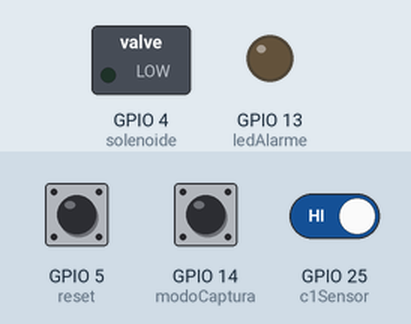
The sketch below on a simulated ESP32. Parts: switched loads named in the sketch (green lamp = pin HIGH), output pins drawn as LEDs (lit = HIGH). The inputs (shaded band) are chosen by the test bench; at power-on: GPIO 5 (reset) HIGH, GPIO 14 (modoCaptura) HIGH, GPIO 25 (c1Sensor) HIGH. WiFi joins after 1.5 s; servers stay silent unless stated; what the sketch prints to the serial monitor is not drawn.

Above: at 3.3 s.
3.4 s: GPIO 5 (reset) pulled LOW for 0.15 s
At 3.8 s:
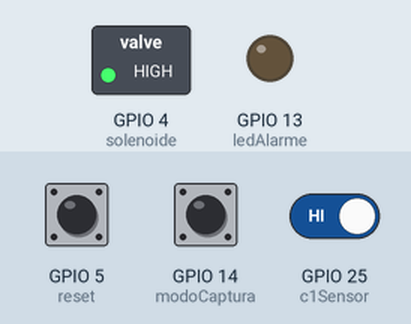
10.4 s: GPIO 14 (modoCaptura) pulled LOW for 3.2 s
Timing chart, 0 to 13.4 s (numbered marks = the images above; inputs shaded):
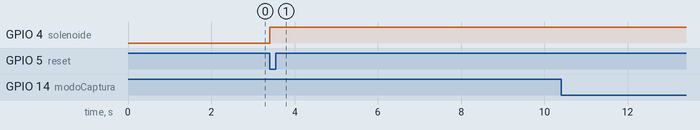

The sketch:

MedidorConsumoAgua_v.ino
```cpp
#include <WiFi.h>
#include <Firebase_ESP_Client.h>
// Provide the token generation process info.
#include "addons/TokenHelper.h"
// Provide the RTDB payload printing info and other helper functions.
#include "addons/RTDBHelper.h"
#define WIFI_SSID "Douglas-Laptop"
#define WIFI_PASSWORD "87654321abc"

//Configurações do Firebase
#define API_KEY "AIzaSyD9SNWF_myOtm6w-AkrywTuAXGIy58z8sY"
#define USER_EMAIL "edson.matos2@senaisp.edu.br"
#define USER_PASSWORD "edson123"
#define DATABASE_URL "https://aquablock-49d08-default-rtdb.firebaseio.com/"

// Defininção dos objetos do Firebase
FirebaseData fbdo;
FirebaseData stream;
FirebaseAuth auth;
FirebaseConfig config;

// Path do bando de dados medications
String listenerPath = "aquabox/commands/";
String measuringRef = "aquabox/measurement/";
#define c1Sensor 25
#define modoCaptura 14
#define solenoide 4
#define reset 5
#define ledAlarme 13

double flow; //Liters of passing water volume
unsigned long pulse_freq;
unsigned long lastTime;
unsigned long lastTimeAlarme;
double consumoPadrao[6];
double consumoReal[6];
double desvios[6];
int contador = 0;
double fluxoHi = 30;
double fluxoHiHi = 80;
double desvio = 1;
bool ultimoEstadoAlarme = false;
int tempoDeVarredura = 10000;
int tempoTemporizador = 0;
bool alarme = false;
bool inicio = true;
bool estadoAlarmeEnviado = false;
bool estadoSolenoideEnviado = false;

void IRAM_ATTR pulse ()
{
  pulse_freq++;
}

void initWiFi() {
  WiFi.begin(WIFI_SSID, WIFI_PASSWORD);
  Serial.print("Connecting to WiFi ..");
  while (WiFi.status() != WL_CONNECTED) {
    Serial.print('.');
    delay(1000);
  }
  Serial.println(WiFi.localIP());
}

void getDatabaseData() {
  if(inicio){
    for (int i = 0; i < 6; i++) {
      String ref = String(measuringRef + String(i));
      Firebase.RTDB.getJSON(&stream, ref);
      FirebaseJson json = stream.jsonObject();
      size_t count = json.iteratorBegin();
      for (size_t j = 0; j < count; j++){
        FirebaseJson::IteratorValue value = json.valueAt(j);
        if(value.key.equals("pattern")){
          consumoPadrao[i] = value.value.toDouble();
        }
      }
      json.iteratorEnd(); // required for free the used memory in iteration (node data collection)
    }
    inicio = false;
  }

}

void setFirebasePatternValue(double value, int position){
  if(  Firebase.RTDB.setDouble(&fbdo, String(measuringRef + String(position) + "/pattern"), value)){
    Serial.print("Enviado pattern value");
  }else {
    Serial.println("FAILED Pattern value");
    Serial.println("REASON: " + fbdo.errorReason());
  }
  delay(100);
}

void setFirebaseRealTimeValue(double value, int position){
  if(Firebase.RTDB.setDouble(&fbdo, String(measuringRef + String(position) + "/realtime"), value)){
    Serial.print("Enviado RealTime value");
  }else {
    Serial.println("FAILED Real time value");
    Serial.println("REASON: " + fbdo.errorReason());
  }
  delay(100);
}

void setFirebaseAlarmStatus(bool status){
  if(!estadoAlarmeEnviado){
    String alarmRef = "aquabox/commands/alarm";
    if( Firebase.RTDB.setBool(&fbdo, alarmRef, status)){
      Serial.print("Enviado alarmStatus");
    }else {
      Serial.println("FAILED Alarm status");
      Serial.println("REASON: " + fbdo.errorReason());
    }
  delay(100);
  estadoAlarmeEnviado = true;
  }
}

void setFirebaseSolenoidStatus(bool status){
  if(!estadoSolenoideEnviado){
    String solenoidRef = "aquabox/commands/solenoid";
    if(Firebase.RTDB.setBool(&fbdo, solenoidRef, status)){
      Serial.print("Enviado solenóide status");
    }else {
      Serial.println("FAILED Solenóide status");
      Serial.println("REASON: " + fbdo.errorReason());
    }
  delay(100);
  estadoSolenoideEnviado = true;
  }
}

void streamCallback(FirebaseStream data){
  getDatabaseData();
  if(data.dataPath().equals("/alarm")){
    if(!data.boolData()){
      digitalWrite(ledAlarme, LOW);
      tempoTemporizador = 0;
      alarme = false;
      estadoAlarmeEnviado = false;
    }
  }
   if(data.dataPath().equals("/solenoid")){
    if(!data.boolData()){
      digitalWrite(solenoide, HIGH);
      digitalWrite(ledAlarme, LOW);
      tempoTemporizador = 0;
      alarme = false;
      estadoAlarmeEnviado = false;
      estadoSolenoideEnviado = false;
    }else {
      digitalWrite(solenoide, LOW);
    }
  }
  Serial.printf("Received stream payload size: %d (Max. %d)\n\n", data.payloadLength(), data.maxPayloadLength());
}

// Função de timeoutCalback do Firebase
void streamTimeoutCallback(bool timeout){
  if (timeout)
    Serial.println("stream timeout, resuming...\n");
  if (!stream.httpConnected())
    Serial.printf("error code: %d, reason: %s\n\n", stream.httpCode(), stream.errorReason().c_str());
}

void setup()
{
  Serial.begin(115200);
  initWiFi();
  auth.user.email = USER_EMAIL;
  auth.user.password = USER_PASSWORD;
  config.api_key = API_KEY;
  config.database_url = DATABASE_URL;
  config.token_status_callback = tokenStatusCallback; //see addons/TokenHelper.h
  config.max_token_generation_retry = 5;
  Firebase.reconnectWiFi(true);
  Firebase.begin(&config, &auth);
  if (!Firebase.RTDB.beginStream(&stream, listenerPath.c_str()))
    Serial.printf("stream begin error, %s\n\n", stream.errorReason().c_str());
  Firebase.RTDB.setStreamCallback(&stream, streamCallback, streamTimeoutCallback);

  pinMode(c1Sensor, INPUT);
  pinMode(modoCaptura, INPUT_PULLUP);
  pinMode(reset, INPUT_PULLUP);
  pinMode(solenoide, OUTPUT);
  pinMode(ledAlarme, OUTPUT);
  attachInterrupt(c1Sensor, pulse, FALLING); // Setup Interrupt
  lastTime = millis();
  lastTimeAlarme = millis();
}

void loop ()
{
   if (Firebase.isTokenExpired()){
    Firebase.refreshToken(&config);
    Serial.println("Refresh token");
  }
  // Reset do sistema
  if(!digitalRead(reset)){
    digitalWrite(solenoide, HIGH);
    digitalWrite(ledAlarme, LOW);
    tempoTemporizador = 0;
    alarme = false;
    setFirebaseAlarmStatus(false);
    setFirebaseSolenoidStatus(false);
    estadoSolenoideEnviado = false;
    estadoAlarmeEnviado = false;
  }
  if(alarme){
    alarmar();
  }
  if(tempoTemporizador > 15){
    digitalWrite(solenoide, LOW);
    setFirebaseSolenoidStatus(true);
  }
  if((millis() - lastTime) > tempoDeVarredura){
    flow = 2.25 * pulse_freq;
    if(!digitalRead(modoCaptura)) {
      consumoPadrao[contador] = flow;
      setFirebasePatternValue(flow, contador);
    }else {
      setFirebaseRealTimeValue(flow, contador);
      comparar();
      consumoReal[contador] = flow;
    }
    pulse_freq = 0;
    lastTime = millis();
    printSerial();
    contador++;
    if(contador > 5){
      contador = 0;
    }
  }
}

void printSerial() {
  Serial.print("Fluxo atual: ");
  Serial.print(flow, DEC);
  Serial.println("L");
  Serial.print("Contador: ");
  Serial.println(contador);
  Serial.print("Consumo Padrão:   ");
  Serial.print("Consumo Real:            ");
  Serial.println("Desvios:        ");
  Serial.print(consumoPadrao[0]);
  Serial.print("                    ");
  Serial.print(consumoReal[0]);
  Serial.print("                    ");
  Serial.println(desvios[0]);
  Serial.print(consumoPadrao[1]);
  Serial.print("                    ");
  Serial.print(consumoReal[1]);
  Serial.print("                    ");
  Serial.println(desvios[1]);
  Serial.print(consumoPadrao[2]);
  Serial.print("                    ");
  Serial.print(consumoReal[2]);
  Serial.print("                    ");
  Serial.println(desvios[2]);
  Serial.print(consumoPadrao[3]);
  Serial.print("                    ");
  Serial.print(consumoReal[3]);
  Serial.print("                    ");
  Serial.println(desvios[3]);
  Serial.print(consumoPadrao[4]);
  Serial.print("                    ");
  Serial.print(consumoReal[4]);
  Serial.print("                    ");
  Serial.println(desvios[4]);
  Serial.print(consumoPadrao[5]);
  Serial.print("                    ");
  Serial.print(consumoReal[5]);
  Serial.print("                    ");
  Serial.println(desvios[5]);
  Serial.println("========================");
}

void comparar(){
  desvio = (flow/consumoPadrao[contador])*100;
  desvios[contador] = desvio;
  if(desvio > fluxoHi + 100){
    alarme = true;
    setFirebaseAlarmStatus(true);
  }
  if(desvio > fluxoHiHi + 100){
    digitalWrite(solenoide, LOW);
    setFirebaseSolenoidStatus(true);
  }
}

void alarmar() {
  if(millis() - lastTimeAlarme > 1000) {
    ultimoEstadoAlarme = !ultimoEstadoAlarme;
    lastTimeAlarme = millis();
    tempoTemporizador = tempoTemporizador + 1;
  }
  if(ultimoEstadoAlarme){
    digitalWrite(ledAlarme, HIGH);
  }else {
    digitalWrite(ledAlarme, LOW);
  }
}
```

Measured:
- after the input at 3.4 s, GPIO 4 (solenoide): LOW → HIGH at once
- after the input at 10.4 s, every drawn part: stays the same
